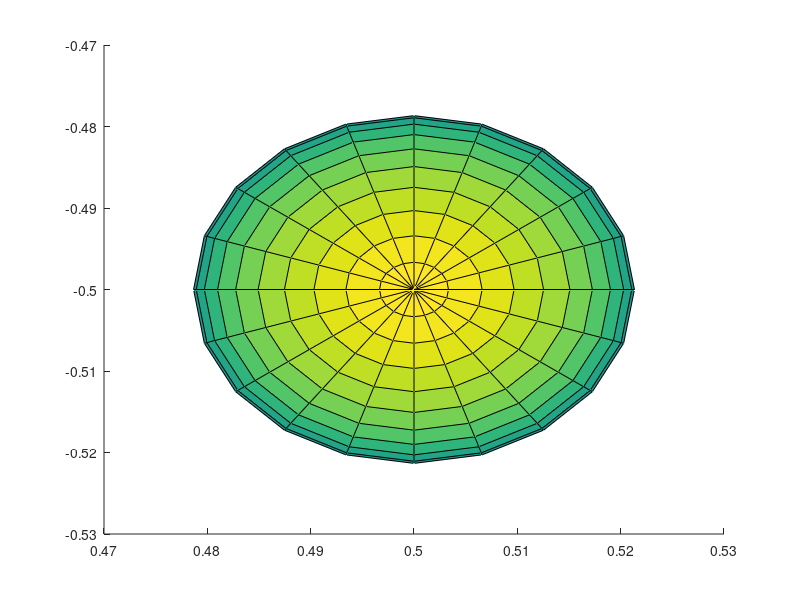

This chart was generated by the following MATLAB code: (Note: this script raises an error after producing the figure.)
clear all
hold on

% Only edit the following:
% ------------------------
RPM = 1200; % Must be in increments of 60 from 300 to 1200

Triangle_P1 = [1 0 2];
Triangle_P2 = [0 1 0];
Triangle_P3 = [2 2 -3];

Triangle_P4 = [0 0 -1];
Triangle_P5 = [0 -1 0];
Triangle_P6 = [-1 0 0];

r = 0.021335;

% ------------------------

xC = 0.50;
yC = -0.50;
zC = 0.1;

[x y z] = sphere;
x = x * r;
y = y * r;
z = z * r;
surf(x + xC, y + yC, z + zC);

origin = [0, 0, 0];

Azimuth_Resolution = RPM / 60 * 360 * 55.296*10^-6;
Radius_Start = 0.04191;
%Radius_End = 0.04267 * sind((180-Azimuth_Resolution) / 2) / sind(Azimuth_Resolution);
Radius_End = 3;
for Azimuth = 0:Azimuth_Resolution:359
   for Vertical_Angle = -15:2:15
        P_Start = [Radius_Start*sind(Azimuth), ...
            Radius_Start*cosd(Azimuth), ...
            0];
                
        P_End = [Radius_End*cosd(Vertical_Angle)*sind(Azimuth), ...
                Radius_End*cosd(Vertical_Angle)*cosd(Azimuth), ...
                Radius_End*sind(Vertical_Angle)];
       
        xA = P_Start(:,1);
        yA = P_Start(:,2);
        zA = P_Start(:,3);
        xB = P_End(:,1);
        zB = P_End(:,3);
        yB = P_End(:,2);
%         xC = 0.50;
%         yC = -0.50;
%         zC = 0.1;
        
        A = (xB-xA)^2+(yB-yA)^2+(zB-zA)^2;
        B = 2*((xB-xA)*(xA-xC)+(yB-yA)*(yA-yC)+(zB-zA)*(zA-zC));
        C = (xA-xC)^2+(yA-yC)^2+(zA-zC)^2-r^2;

        Delta = B^2 - 4*A*C;
        
        if (Delta == 0)
            s = -B/2*A;
            p_F = [(xA + s*(xB-xA)),(yA + s*(yB-yA)),(zA + s*(zB-zA))]
            plot3([P_Start(:,1) p_F(:,1)], [P_Start(:,2) p_F(:,2)], [P_Start(:,3) p_F(:,3)]);
        end
        if (Delta > 0)
            %fprintf('%f', Delta)
            syms d;
            s = solve((xA + d*(xB-xA) - xC)^2+(yA + d*(yB-yA) - yC)^2+(zA + d*(zB-zA) - zC)^2==r^2, d);
            s1 = s(1,:);
            s2 = s(2,:);
            p1 = [(xA + s1*(xB-xA)),(yA + s1*(yB-yA)),(zA + s1*(zB-zA))];
            p2 = [(xA + s2*(xB-xA)),(yA + s2*(yB-yA)),(zA + s2*(zB-zA))];
            if (norm(p1-P_Start) < norm(p2-P_Start))
                p_FL = p1;
            else
                p_FL = p2;
            end
            if (-p_FL(1) < P_Start(1)) & (-p_FL(1) > P_End(1)) ...
                    | (-p_FL(2) < P_Start(2)) & (-p_FL(2) > P_End(2)) ...
                    | (-p_FL(3) < P_Start(3)) & (-p_FL(3) > P_End(3))
                continue
            elseif (p_FL(1) < -P_Start(1)) & (p_FL(1) > -P_End(1)) ...
                    | (p_FL(2) < -P_Start(2)) & (p_FL(2) > -P_End(2)) ...
                    | (p_FL(3) < -P_Start(3)) & (p_FL(3) > -P_End(3))
                continue
            end   
            
            %if (norm(origin-P_Start) + norm(p_FL-origin) == norm(p_FL-P_Start))
                plot3([P_Start(:,1) p_FL(:,1)], [P_Start(:,2) p_FL(:,2)], [P_Start(:,3) p_FL(:,3)]);
                fprintf("[%f, %f, %f], Azimuth = %f, Vertical Angle = %f\n", ...
                p_FL(:,1), p_FL(:,2), p_FL(:,3), Azimuth, Vertical_Angle);
                %plot3([P_Start(1) P_End(1)], [P_Start(2) P_End(2)], [P_Start(3) P_End(3)], 'Color', 'Black');
            %end
        end
   end
end



% Triangle 1
% ------------------------------------ 
% 
% normal1 = cross(Triangle_P2 - Triangle_P1, Triangle_P3 - Triangle_P1);
% fill3([Triangle_P1(1,1) Triangle_P2(1,1) Triangle_P3(1,1)], ...
%         [Triangle_P1(1,2) Triangle_P2(1,2) Triangle_P3(1,2)], ...
%         [Triangle_P1(1,3) Triangle_P2(1,3) Triangle_P3(1,3)],'b');
% for Azimuth = 0:Azimuth_Resolution:359
%    for Vertical_Angle = -15:2:15
%         P_Start = [Radius_Start*cosd(Vertical_Angle)*sind(Azimuth), ...
%                     Radius_Start*cosd(Vertical_Angle)*cosd(Azimuth), ...
%                     Radius_Start*sind(Vertical_Angle)];
%                 
%         P_End = [Radius_End*cosd(Vertical_Angle)*sind(Azimuth), ...
%                 Radius_End*cosd(Vertical_Angle)*cosd(Azimuth), ...
%                 Radius_End*sind(Vertical_Angle)];
%             
%         Point_of_Intersection1 = P_Start + dot(Triangle_P1 - P_Start, normal1) / dot(P_End - P_Start, normal1) * (P_End - P_Start);
%         
%         if (-Point_of_Intersection1(:,1) < P_Start(:,1)) & (-Point_of_Intersection1(:,1) > P_End(:,1)) ...
%                 | (-Point_of_Intersection1(:,2) < P_Start(:,2)) & (-Point_of_Intersection1(:,2) > P_End(:,2)) ...
%                 | (-Point_of_Intersection1(:,3) < P_Start(:,3)) & (-Point_of_Intersection1(:,3) > P_End(:,3))
%             continue
%         end
%         
%         if ((dot(cross(Triangle_P2 - Triangle_P1, Point_of_Intersection1 - Triangle_P1),normal1) >= 0 ...
%                 && dot(cross(Triangle_P3-Triangle_P2, Point_of_Intersection1 - Triangle_P2), normal1) >= 0) ...
%                 && dot(cross(Triangle_P1-Triangle_P3, Point_of_Intersection1 - Triangle_P3), normal1) >= 0)
%             
%             fprintf("[%f, %f, %f], Azimuth = %f, Vertical Angle = %f\n", ...
%                 Point_of_Intersection1(:,1), Point_of_Intersection1(:,2), Point_of_Intersection1(:,3), Azimuth, Vertical_Angle);
%             
%             plot3([P_Start(:,1) Point_of_Intersection1(:,1)], [P_Start(:,2) Point_of_Intersection1(:,2)], [P_Start(:,3) Point_of_Intersection1(:,3)]);
%             
%             Below command extends the lasers beyond the Point of Intersection
%             plot3([P_Start(:,1) P_End(:,1)], [P_Start(:,2) P_End(:,2)], [P_Start(:,3) P_End(:,3)]);
%         end
%    end
% end
% 
% Triangle 2
% -----------------------------------------
% 
% fprintf("\nSecond Triangle Intersection:\n");
% normal2 = cross(Triangle_P5 - Triangle_P4, Triangle_P6 - Triangle_P4);
% fill3([Triangle_P4(1,1) Triangle_P5(1,1) Triangle_P6(1,1)],[Triangle_P4(1,2) Triangle_P5(1,2) Triangle_P6(1,2)],[Triangle_P4(1,3) Triangle_P5(1,3) Triangle_P6(1,3)],'r');
% 
% for Azimuth = 0:Azimuth_Resolution:359
%    for Vertical_Angle = -15:2:15
%         P_Start = [Radius_Start*cosd(Vertical_Angle)*sind(Azimuth), ...
%                     Radius_Start*cosd(Vertical_Angle)*cosd(Azimuth), ...
%                     Radius_Start*sind(Vertical_Angle)];
%                 
%         P_End = [Radius_End*cosd(Vertical_Angle)*sind(Azimuth), ...
%                 Radius_End*cosd(Vertical_Angle)*cosd(Azimuth), ...
%                 Radius_End*sind(Vertical_Angle)];
%         
%         Point_of_Intersection2 = P_Start + dot(Triangle_P4 - P_Start, normal2) / dot(P_End - P_Start, normal2) * (P_End - P_Start);
%         
%         if (-Point_of_Intersection2(:,1) < P_Start(:,1)) & (-Point_of_Intersection2(:,1) > P_End(:,1)) ...
%                 | (-Point_of_Intersection2(:,2) < P_Start(:,2)) & (-Point_of_Intersection2(:,2) > P_End(:,2)) ...
%                 | (-Point_of_Intersection2(:,3) < P_Start(:,3)) & (-Point_of_Intersection2(:,3) > P_End(:,3))
%             continue
%         end
%         
%         if ((dot(cross(Triangle_P5-Triangle_P4, Point_of_Intersection2 - Triangle_P4),normal2) >= 0 ...
%                 && dot(cross(Triangle_P6-Triangle_P5, Point_of_Intersection2 - Triangle_P5), normal2) >= 0) ...
%                 && dot(cross(Triangle_P4-Triangle_P6, Point_of_Intersection2 - Triangle_P6), normal2) >=0)
%             
%             fprintf("[%f, %f, %f], Azimuth = %f, Vertical Angle = %f\n", ...
%                 Point_of_Intersection2(:,1), Point_of_Intersection2(:,2), Point_of_Intersection2(:,3), Azimuth, Vertical_Angle);
%             
%             plot3([P_Start(:,1) Point_of_Intersection2(:,1)], [P_Start(:,2) Point_of_Intersection2(:,2)], [P_Start(:,3) Point_of_Intersection2(:,3)]);
%             
%             Below command extends the lasers beyond the Point of Intersection
%             plot3([P_Start(:,1) P_End(:,1)], [P_Start(:,2) P_End(:,2)], [P_Start(:,3) P_End(:,3)]);
%         end
%    end
% end

% Sphere
% ----------------------

% [x y z] = sphere;
% x = x * r;
% y = y * r;
% z = z * r;
% surf(x - Radius_End, y, z);

% clear x y z
% 
% % Laser Emission Pattern
% % ----------------------
% 
% increment = 0.04191:0.01:Radius_End;
% i = 0;
% j = size(increment, 1);
% k = j - i;
% 
% for FOV=269:Azimuth_Resolution:271
%     for vertical_angle=-3:2:3
%         for radius = 0.04191:0.01:Radius_End
%             for index=(i+1):(j+1)
%                 x(index)=radius*cosd(vertical_angle)*sind(FOV);
%                 y(index)=radius*cosd(vertical_angle)*cosd(FOV);
%                 z(index)=radius*sind(vertical_angle);
%             end
%             i = i + k + 1;
%             j = j + k + 1;
%         end
%         plot3(x, y, z, 'LineWidth', 2.0);
%         clear x y z
%     end
% end 

% Graph related configuration:
% ----------------------------
xlim([-5 5]);
ylim([-5 5]);
zlim([-0.3 0.3]);
title('LiDAR Sensor and Triangle Intersection');
xlabel('x');
ylabel('y');
zlabel('z');